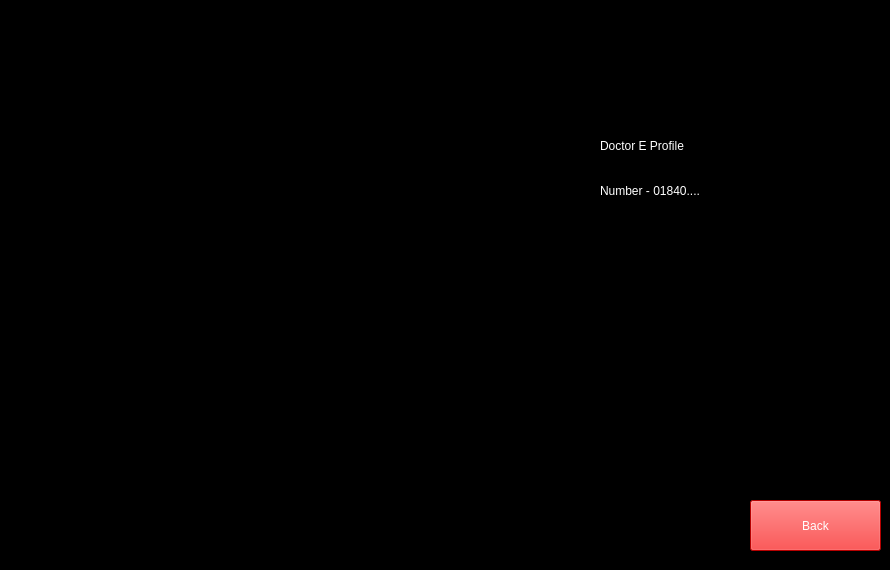
    <widget class="QWidget" name="Doc_E">
     <property name="styleSheet">
      <string notr="true">border-color: rgb(255, 255, 0);
background-color: rgb(0, 0, 0);</string>
     </property>
     <widget class="QLabel" name="label_13">
      <property name="geometry">
       <rect>
        <x>140</x>
        <y>50</y>
        <width>401</width>
        <height>511</height>
       </rect>
      </property>
      <property name="styleSheet">
       <string notr="true">image: url(:/res/Doc E.png);</string>
      </property>
      <property name="text">
       <string/>
      </property>
     </widget>
     <widget class="QLabel" name="docep">
      <property name="geometry">
       <rect>
        <x>600</x>
        <y>130</y>
        <width>241</width>
        <height>31</height>
       </rect>
      </property>
      <property name="styleSheet">
       <string notr="true">font: 700 14pt &quot;Times New Roman&quot;;
color: rgb(255, 255, 255);</string>
      </property>
      <property name="text">
       <string>Doctor E Profile</string>
      </property>
     </widget>
     <widget class="QLabel" name="label_14">
      <property name="geometry">
       <rect>
        <x>600</x>
        <y>170</y>
        <width>241</width>
        <height>41</height>
       </rect>
      </property>
      <property name="styleSheet">
       <string notr="true">color: rgb(255, 255, 255);
font: 700 14pt &quot;Times New Roman&quot;;</string>
      </property>
      <property name="text">
       <string>Number - 01840....</string>
      </property>
     </widget>
     <widget class="QPushButton" name="doc_E_back">
      <property name="geometry">
       <rect>
        <x>750</x>
        <y>500</y>
        <width>131</width>
        <height>51</height>
       </rect>
      </property>
      <property name="styleSheet">
       <string notr="true">background-color: rgb(255, 0, 0);
color: rgb(255, 255, 255);
font: 700 14pt &quot;Times New Roman&quot;;</string>
      </property>
      <property name="text">
       <string>Back</string>
      </property>
     </widget>
    </widget>
